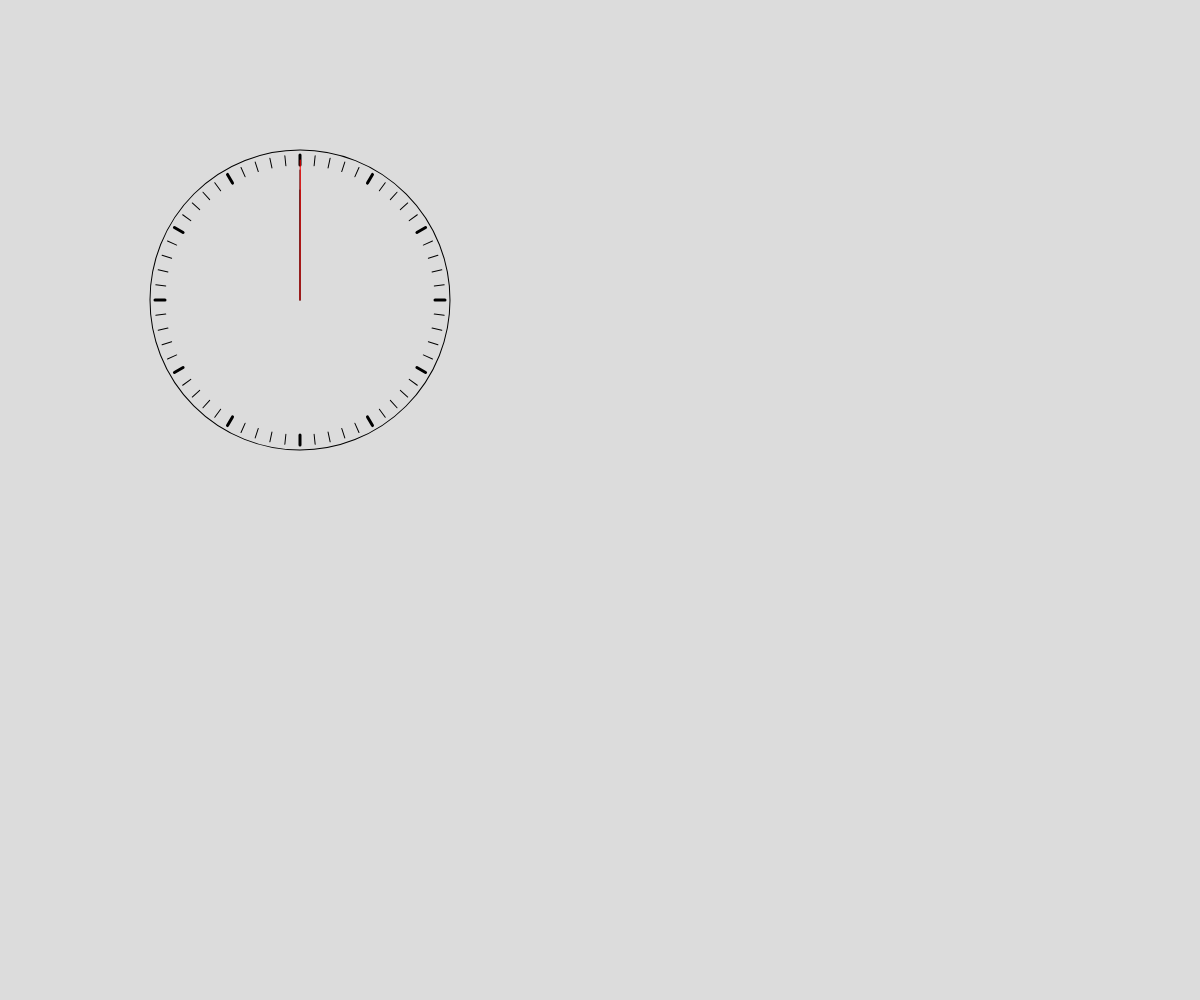
Frame 1 (no input)
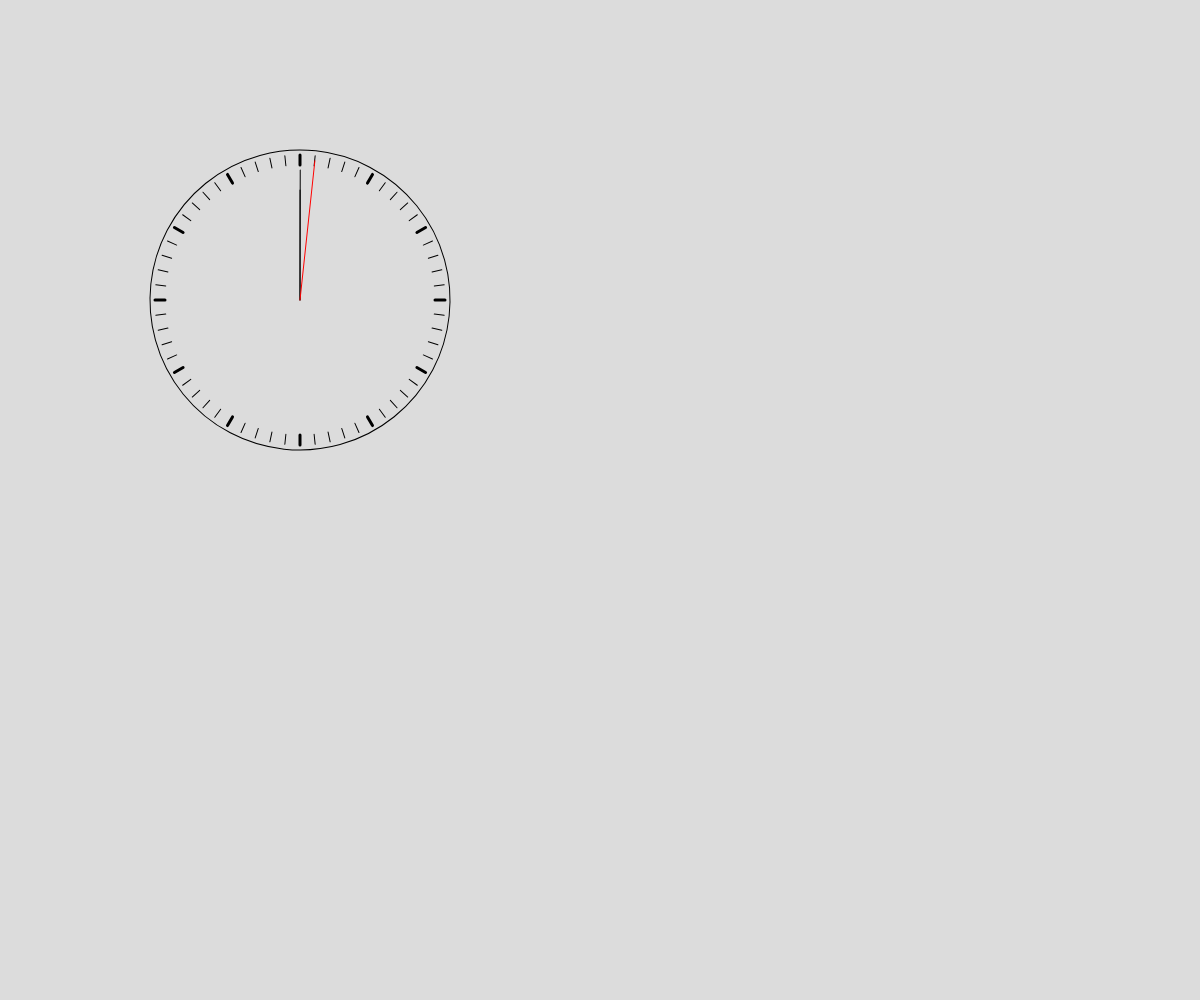
Frame 60 (no input)
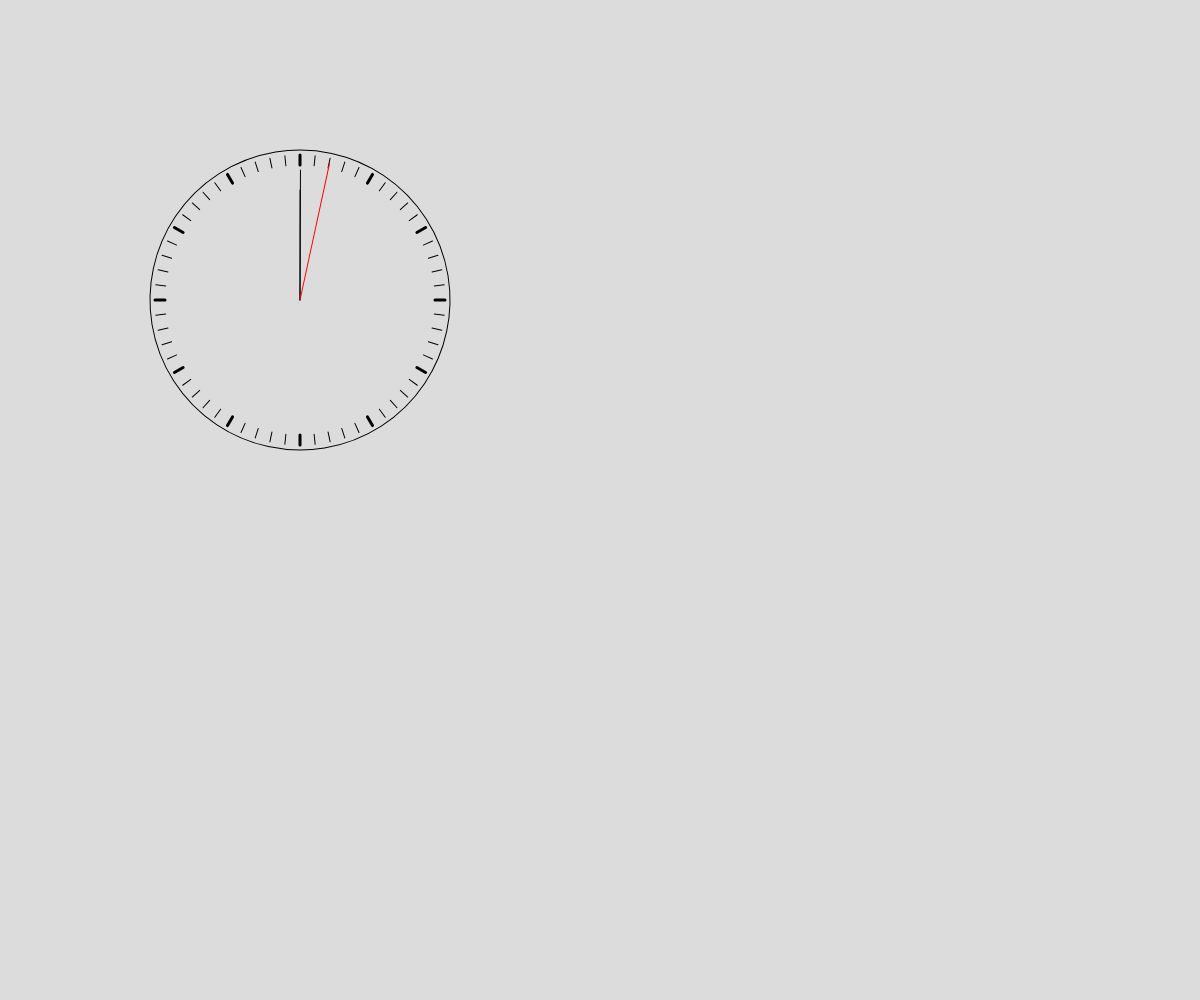
Frame 120 (the mouse pressed at the canvas centre since frame 60)

The p5.js sketch that drew these frames (run headless with seeded random() and noise() and a simulated clock; from frame 60 on, the mouse is pressed at the canvas centre):

// p5.js sketch
// ── sketch.js
// Analog Clock
// Caleb Schwab
// 10/09/25

let d = 300

function setup() {
  createCanvas(windowWidth, windowHeight);
}

function draw() {
  background(220);
  drawClock();
}

function drawClock(){
  push();
  translate(300,300);
  angleMode(DEGREES);
  strokeWeight(3);// thickness of lines
  // 12 lines for hours
  for(let i = 0; i < 12; i++){
    line(d/2-15,0, d/2-5, 0);
    rotate(30);
  }
  strokeWeight(1);
  // 60 lines for minutes
  for(let i = 0; i < 60; i++){
    line(d/2-15,0, d/2-5, 0);
    rotate(6);
  }
  
  // angleMode(RADIANS);
  // Hour Hand
  rotate(frameCount/3600);
  line(0,0,0, -d/2+40);
  // Minute Hand
  rotate(frameCount/720);
  line(0,0,0, -d/2+20);
  // Second Hand
  rotate(frameCount/10);
  stroke(255,0,0);
  line(0,0,0, -d/2+10);
  stroke(0);
  // Outside Circle
  noFill(0);
  circle(0,0,d);
  pop();
}
